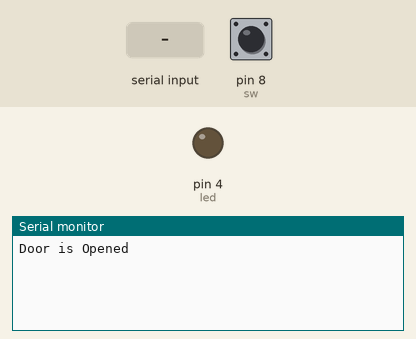
Bench run of a sketch on a simulated Arduino Uno, built with avr-gcc and run on an emulated ATmega328P. Shown: output pins drawn as LEDs (lit = HIGH), the last lines printed to the serial monitor. Inputs (shaded band) come from the test bench; at power-on: pin 8 (sw) LOW.

Above: at 2.8 s.
2.9 s: pin 8 (sw) pulled HIGH for 1.2 s
At 4.8 s:
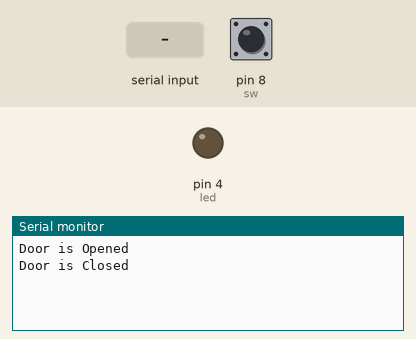
5.6 s: "1" received over the second serial link
At 6.7 s:
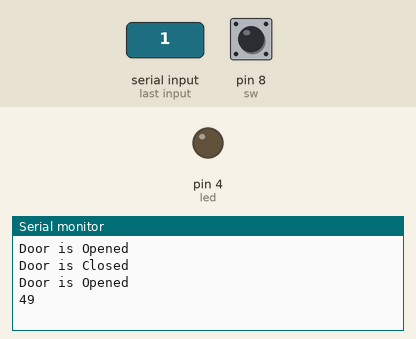

The sketch:

bt_led_strange.ino
```cpp
#include <SoftwareSerial.h>
SoftwareSerial mySerial(2, 3);

byte phonedata;
int led = 4;
int sw = 8;

void setup() {
  // put your setup code here, to run once:
  pinMode(led, OUTPUT);
  pinMode(sw, INPUT);
  Serial.begin(9600);
  mySerial.begin(9600);
}

void loop() {
  // put your main code here, to run repeatedly:
  if(mySerial.available()){
    phonedata = mySerial.read();
    Serial.println(phonedata);
    if(phonedata == 1){
      digitalWrite(led, HIGH);
      Serial.println("data 1");
    }
    if(phonedata == 2){
      digitalWrite(led, LOW);
      Serial.println("data 2");
    }
    delay(1000);
  }
  if(digitalRead(sw) == HIGH){
      mySerial.print(3);
      Serial.println("Door is Closed");
    }
  delay(1000);
  if(digitalRead(sw) == LOW){
      mySerial.print(4);
      Serial.println("Door is Opened");
    }
  delay(1000);
}
```

Measured:
- after the input at 2.9 s, the serial monitor: prints a new line after 1.1 s (image 1)
- after the input at 5.6 s, the serial monitor: prints a new line after 0.40 s (image 2)
